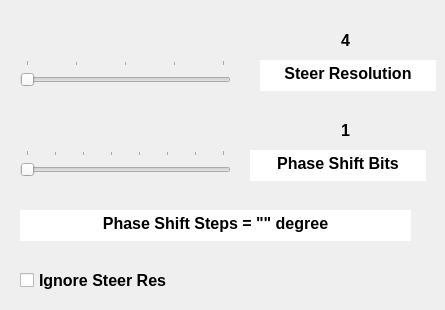
    <widget class="QWidget" name="bits">
     <attribute name="title">
      <string>Bits</string>
     </attribute>
     <widget class="QTextEdit" name="PSbits_label">
      <property name="geometry">
       <rect>
        <x>250</x>
        <y>150</y>
        <width>176</width>
        <height>31</height>
       </rect>
      </property>
      <property name="minimumSize">
       <size>
        <width>176</width>
        <height>31</height>
       </size>
      </property>
      <property name="maximumSize">
       <size>
        <width>176</width>
        <height>31</height>
       </size>
      </property>
      <property name="font">
       <font>
        <pointsize>12</pointsize>
        <weight>75</weight>
        <bold>true</bold>
       </font>
      </property>
      <property name="frameShape">
       <enum>QFrame::NoFrame</enum>
      </property>
      <property name="html">
       <string>&lt;!DOCTYPE HTML PUBLIC &quot;-//W3C//DTD HTML 4.0//EN&quot; &quot;http://www.w3.org/TR/REC-html40/strict.dtd&quot;&gt;
&lt;html&gt;&lt;head&gt;&lt;meta name=&quot;qrichtext&quot; content=&quot;1&quot; /&gt;&lt;style type=&quot;text/css&quot;&gt;
p, li { white-space: pre-wrap; }
&lt;/style&gt;&lt;/head&gt;&lt;body style=&quot; font-family:'MS Shell Dlg 2'; font-size:12pt; font-weight:600; font-style:normal;&quot;&gt;
&lt;p align=&quot;center&quot; style=&quot; margin-top:0px; margin-bottom:0px; margin-left:0px; margin-right:0px; -qt-block-indent:0; text-indent:0px;&quot;&gt;Phase Shift Bits&lt;/p&gt;&lt;/body&gt;&lt;/html&gt;</string>
      </property>
     </widget>
     <widget class="QLabel" name="PSbits_val">
      <property name="geometry">
       <rect>
        <x>310</x>
        <y>120</y>
        <width>71</width>
        <height>21</height>
       </rect>
      </property>
      <property name="minimumSize">
       <size>
        <width>71</width>
        <height>21</height>
       </size>
      </property>
      <property name="maximumSize">
       <size>
        <width>71</width>
        <height>21</height>
       </size>
      </property>
      <property name="font">
       <font>
        <pointsize>12</pointsize>
        <weight>75</weight>
        <bold>true</bold>
       </font>
      </property>
      <property name="layoutDirection">
       <enum>Qt::LeftToRight</enum>
      </property>
      <property name="frameShape">
       <enum>QFrame::NoFrame</enum>
      </property>
      <property name="frameShadow">
       <enum>QFrame::Plain</enum>
      </property>
      <property name="lineWidth">
       <number>1</number>
      </property>
      <property name="text">
       <string>1</string>
      </property>
      <property name="alignment">
       <set>Qt::AlignCenter</set>
      </property>
     </widget>
     <widget class="QSlider" name="PSbits_slider">
      <property name="geometry">
       <rect>
        <x>20</x>
        <y>150</y>
        <width>211</width>
        <height>31</height>
       </rect>
      </property>
      <property name="minimumSize">
       <size>
        <width>211</width>
        <height>31</height>
       </size>
      </property>
      <property name="maximumSize">
       <size>
        <width>211</width>
        <height>31</height>
       </size>
      </property>
      <property name="layoutDirection">
       <enum>Qt::LeftToRight</enum>
      </property>
      <property name="minimum">
       <number>1</number>
      </property>
      <property name="maximum">
       <number>8</number>
      </property>
      <property name="singleStep">
       <number>1</number>
      </property>
      <property name="pageStep">
       <number>1</number>
      </property>
      <property name="value">
       <number>1</number>
      </property>
      <property name="sliderPosition">
       <number>1</number>
      </property>
      <property name="orientation">
       <enum>Qt::Horizontal</enum>
      </property>
      <property name="tickPosition">
       <enum>QSlider::TicksAbove</enum>
      </property>
      <property name="tickInterval">
       <number>0</number>
      </property>
     </widget>
     <widget class="QTextEdit" name="steer_res_label">
      <property name="geometry">
       <rect>
        <x>260</x>
        <y>60</y>
        <width>176</width>
        <height>31</height>
       </rect>
      </property>
      <property name="minimumSize">
       <size>
        <width>176</width>
        <height>31</height>
       </size>
      </property>
      <property name="maximumSize">
       <size>
        <width>176</width>
        <height>31</height>
       </size>
      </property>
      <property name="font">
       <font>
        <pointsize>12</pointsize>
        <weight>75</weight>
        <bold>true</bold>
       </font>
      </property>
      <property name="frameShape">
       <enum>QFrame::NoFrame</enum>
      </property>
      <property name="html">
       <string>&lt;!DOCTYPE HTML PUBLIC &quot;-//W3C//DTD HTML 4.0//EN&quot; &quot;http://www.w3.org/TR/REC-html40/strict.dtd&quot;&gt;
&lt;html&gt;&lt;head&gt;&lt;meta name=&quot;qrichtext&quot; content=&quot;1&quot; /&gt;&lt;style type=&quot;text/css&quot;&gt;
p, li { white-space: pre-wrap; }
&lt;/style&gt;&lt;/head&gt;&lt;body style=&quot; font-family:'MS Shell Dlg 2'; font-size:12pt; font-weight:600; font-style:normal;&quot;&gt;
&lt;p align=&quot;center&quot; style=&quot; margin-top:0px; margin-bottom:0px; margin-left:0px; margin-right:0px; -qt-block-indent:0; text-indent:0px;&quot;&gt;Steer Resolution&lt;/p&gt;&lt;/body&gt;&lt;/html&gt;</string>
      </property>
     </widget>
     <widget class="QLabel" name="steer_res_val">
      <property name="geometry">
       <rect>
        <x>310</x>
        <y>30</y>
        <width>71</width>
        <height>21</height>
       </rect>
      </property>
      <property name="minimumSize">
       <size>
        <width>71</width>
        <height>21</height>
       </size>
      </property>
      <property name="maximumSize">
       <size>
        <width>71</width>
        <height>21</height>
       </size>
      </property>
      <property name="font">
       <font>
        <pointsize>12</pointsize>
        <weight>75</weight>
        <bold>true</bold>
       </font>
      </property>
      <property name="layoutDirection">
       <enum>Qt::LeftToRight</enum>
      </property>
      <property name="frameShape">
       <enum>QFrame::NoFrame</enum>
      </property>
      <property name="frameShadow">
       <enum>QFrame::Plain</enum>
      </property>
      <property name="lineWidth">
       <number>1</number>
      </property>
      <property name="text">
       <string>4</string>
      </property>
      <property name="alignment">
       <set>Qt::AlignCenter</set>
      </property>
     </widget>
     <widget class="QSlider" name="steer_res_slider">
      <property name="geometry">
       <rect>
        <x>20</x>
        <y>60</y>
        <width>211</width>
        <height>31</height>
       </rect>
      </property>
      <property name="minimumSize">
       <size>
        <width>211</width>
        <height>31</height>
       </size>
      </property>
      <property name="maximumSize">
       <size>
        <width>211</width>
        <height>31</height>
       </size>
      </property>
      <property name="layoutDirection">
       <enum>Qt::LeftToRight</enum>
      </property>
      <property name="minimum">
       <number>0</number>
      </property>
      <property name="maximum">
       <number>4</number>
      </property>
      <property name="singleStep">
       <number>1</number>
      </property>
      <property name="pageStep">
       <number>1</number>
      </property>
      <property name="value">
       <number>0</number>
      </property>
      <property name="sliderPosition">
       <number>0</number>
      </property>
      <property name="orientation">
       <enum>Qt::Horizontal</enum>
      </property>
      <property name="tickPosition">
       <enum>QSlider::TicksAbove</enum>
      </property>
      <property name="tickInterval">
       <number>0</number>
      </property>
     </widget>
     <widget class="QTextEdit" name="PSsteps_val">
      <property name="geometry">
       <rect>
        <x>20</x>
        <y>210</y>
        <width>391</width>
        <height>31</height>
       </rect>
      </property>
      <property name="font">
       <font>
        <pointsize>12</pointsize>
        <weight>75</weight>
        <bold>true</bold>
       </font>
      </property>
      <property name="frameShape">
       <enum>QFrame::NoFrame</enum>
      </property>
      <property name="html">
       <string>&lt;!DOCTYPE HTML PUBLIC &quot;-//W3C//DTD HTML 4.0//EN&quot; &quot;http://www.w3.org/TR/REC-html40/strict.dtd&quot;&gt;
&lt;html&gt;&lt;head&gt;&lt;meta name=&quot;qrichtext&quot; content=&quot;1&quot; /&gt;&lt;style type=&quot;text/css&quot;&gt;
p, li { white-space: pre-wrap; }
&lt;/style&gt;&lt;/head&gt;&lt;body style=&quot; font-family:'MS Shell Dlg 2'; font-size:12pt; font-weight:600; font-style:normal;&quot;&gt;
&lt;p align=&quot;center&quot; style=&quot; margin-top:0px; margin-bottom:0px; margin-left:0px; margin-right:0px; -qt-block-indent:0; text-indent:0px;&quot;&gt;Phase Shift Steps = &amp;quot;&amp;quot; degree&lt;/p&gt;&lt;/body&gt;&lt;/html&gt;</string>
      </property>
     </widget>
     <widget class="QCheckBox" name="IGsteer_checkbox">
      <property name="geometry">
       <rect>
        <x>20</x>
        <y>260</y>
        <width>301</width>
        <height>41</height>
       </rect>
      </property>
      <property name="font">
       <font>
        <pointsize>12</pointsize>
        <weight>75</weight>
        <bold>true</bold>
       </font>
      </property>
      <property name="layoutDirection">
       <enum>Qt::LeftToRight</enum>
      </property>
      <property name="text">
       <string>Ignore Steer Res</string>
      </property>
      <property name="iconSize">
       <size>
        <width>10</width>
        <height>10</height>
       </size>
      </property>
     </widget>
    </widget>
